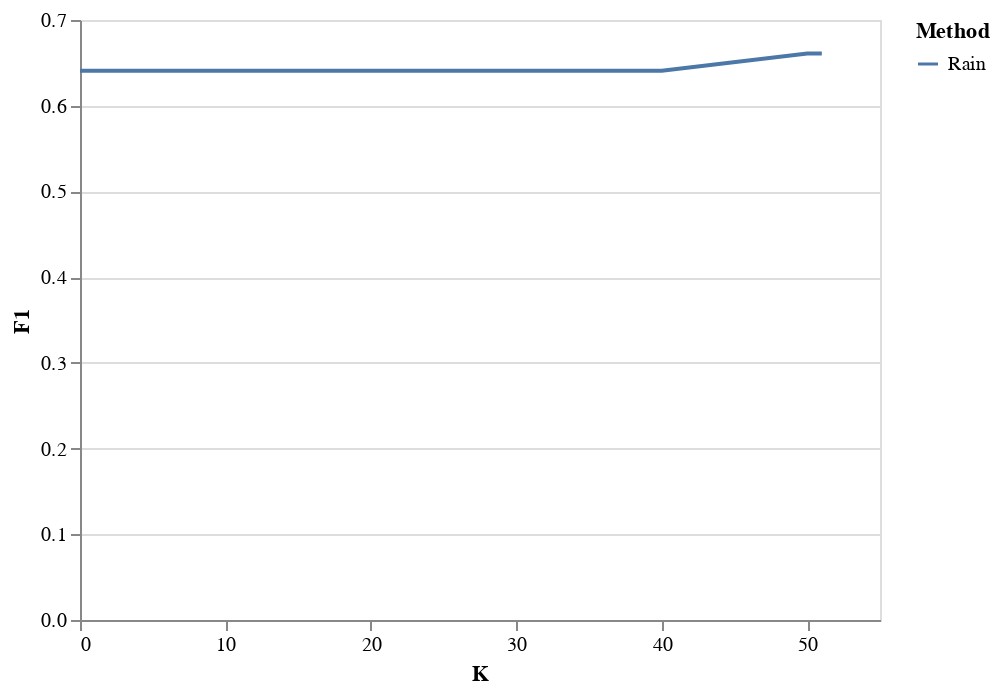

The notebook cell this image was saved under:
### Code cell
alt.Chart(pd.concat([df_rain_test])).mark_line().encode(
    alt.X('K:Q', axis=alt.Axis(tickCount=df_rain_test.shape[0], grid=False)),
    alt.Y("F1:Q"),
    color = "Method"
)

### Figure 1 — Vega-Lite specification as saved in the notebook (floating-point values rounded to 4 significant figures)
{"config": {"view": {"continuousWidth": 400, "continuousHeight": 300}}, "data": {"name": "data-a9b30df397fd02a4f5cccb70b03564ed"}, "mark": "line", "encoding": {"color": {"type": "nominal", "field": "Method"}, "x": {"type": "quantitative", "axis": {"grid": false, "tickCount": 7}, "field": "K"}, "y": {"type": "quantitative", "field": "F1"}}, "$schema": "https://vega.github.io/schema/vega-lite/v4.8.1.json", "datasets": {"data-a9b30df397fd02a4f5cccb70b03564ed": [{"F1": 0.6409, "K": 0, "Method": "Rain"}, {"F1": 0.6409, "K": 10, "Method": "Rain"}, {"F1": 0.6409, "K": 20, "Method": "Rain"}, {"F1": 0.6409, "K": 30, "Method": "Rain"}, {"F1": 0.6409, "K": 40, "Method": "Rain"}, {"F1": 0.661, "K": 50, "Method": "Rain"}, {"F1": 0.661, "K": 51, "Method": "Rain"}]}}
